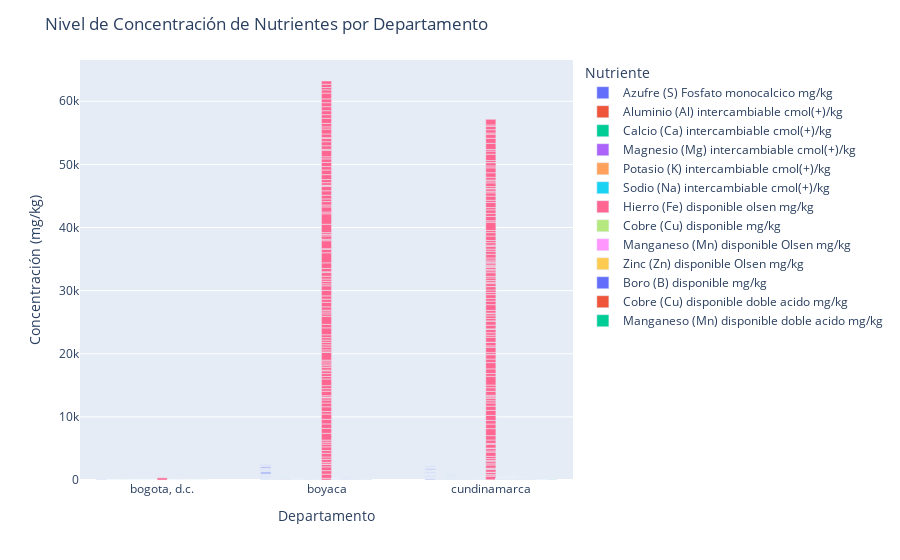

The notebook cell this image was saved under:
### Markdown cell above
### Visualizacion con herramientas interactivas

El grafico a continuación representa de forma interactiva el nivel de concentración de los distintos nuetrientes por cada departamento

### Code cell
#importar la libreria plotly = pip install plotly
import plotly.express as px

fig = px.bar(grouped_data_long, x='Departamento', y='Concentración', color='Nutriente', barmode='group')
fig.update_layout(title='Nivel de Concentración de Nutrientes por Departamento', xaxis_title='Departamento', yaxis_title='Concentración (mg/kg)',
                  hovermode='closest')
fig.show()

### Figure 1 — Plotly figure (JSON) as saved in the notebook; plotly's stock layout.template omitted (floating-point values rounded to 4 significant figures; data arrays with more than 128 entries replaced by an {"elided": "..."} marker saying what was removed)
{"data": [{"alignmentgroup": "True", "hovertemplate": "Nutriente=Azufre (S) Fosfato monocalcico mg/kg<br>Departamento=%{x}<br>Concentración=%{y}<extra></extra>", "legendgroup": "Azufre (S) Fosfato monocalcico mg/kg", "marker": {"color": "#636efa", "pattern": {"shape": ""}}, "name": "Azufre (S) Fosfato monocalcico mg/kg", "offsetgroup": "Azufre (S) Fosfato monocalcico mg/kg", "orientation": "v", "showlegend": true, "textposition": "auto", "type": "bar", "x": {"elided": "253 str values"}, "xaxis": "x", "y": {"elided": "253 float values"}, "yaxis": "y"}, {"alignmentgroup": "True", "hovertemplate": "Nutriente=Aluminio (Al) intercambiable cmol(+)/kg<br>Departamento=%{x}<br>Concentración=%{y}<extra></extra>", "legendgroup": "Aluminio (Al) intercambiable cmol(+)/kg", "marker": {"color": "#EF553B", "pattern": {"shape": ""}}, "name": "Aluminio (Al) intercambiable cmol(+)/kg", "offsetgroup": "Aluminio (Al) intercambiable cmol(+)/kg", "orientation": "v", "showlegend": true, "textposition": "auto", "type": "bar", "x": {"elided": "253 str values"}, "xaxis": "x", "y": {"elided": "253 float values"}, "yaxis": "y"}, {"alignmentgroup": "True", "hovertemplate": "Nutriente=Calcio (Ca) intercambiable cmol(+)/kg<br>Departamento=%{x}<br>Concentración=%{y}<extra></extra>", "legendgroup": "Calcio (Ca) intercambiable cmol(+)/kg", "marker": {"color": "#00cc96", "pattern": {"shape": ""}}, "name": "Calcio (Ca) intercambiable cmol(+)/kg", "offsetgroup": "Calcio (Ca) intercambiable cmol(+)/kg", "orientation": "v", "showlegend": true, "textposition": "auto", "type": "bar", "x": {"elided": "253 str values"}, "xaxis": "x", "y": {"elided": "253 float values"}, "yaxis": "y"}, {"alignmentgroup": "True", "hovertemplate": "Nutriente=Magnesio (Mg) intercambiable cmol(+)/kg<br>Departamento=%{x}<br>Concentración=%{y}<extra></extra>", "legendgroup": "Magnesio (Mg) intercambiable cmol(+)/kg", "marker": {"color": "#ab63fa", "pattern": {"shape": ""}}, "name": "Magnesio (Mg) intercambiable cmol(+)/kg", "offsetgroup": "Magnesio (Mg) intercambiable cmol(+)/kg", "orientation": "v", "showlegend": true, "textposition": "auto", "type": "bar", "x": {"elided": "253 str values"}, "xaxis": "x", "y": {"elided": "253 float values"}, "yaxis": "y"}, {"alignmentgroup": "True", "hovertemplate": "Nutriente=Potasio (K) intercambiable cmol(+)/kg<br>Departamento=%{x}<br>Concentración=%{y}<extra></extra>", "legendgroup": "Potasio (K) intercambiable cmol(+)/kg", "marker": {"color": "#FFA15A", "pattern": {"shape": ""}}, "name": "Potasio (K) intercambiable cmol(+)/kg", "offsetgroup": "Potasio (K) intercambiable cmol(+)/kg", "orientation": "v", "showlegend": true, "textposition": "auto", "type": "bar", "x": {"elided": "253 str values"}, "xaxis": "x", "y": {"elided": "253 float values"}, "yaxis": "y"}, {"alignmentgroup": "True", "hovertemplate": "Nutriente=Sodio (Na) intercambiable cmol(+)/kg<br>Departamento=%{x}<br>Concentración=%{y}<extra></extra>", "legendgroup": "Sodio (Na) intercambiable cmol(+)/kg", "marker": {"color": "#19d3f3", "pattern": {"shape": ""}}, "name": "Sodio (Na) intercambiable cmol(+)/kg", "offsetgroup": "Sodio (Na) intercambiable cmol(+)/kg", "orientation": "v", "showlegend": true, "textposition": "auto", "type": "bar", "x": {"elided": "253 str values"}, "xaxis": "x", "y": {"elided": "253 float values"}, "yaxis": "y"}, {"alignmentgroup": "True", "hovertemplate": "Nutriente=Hierro (Fe) disponible olsen mg/kg<br>Departamento=%{x}<br>Concentración=%{y}<extra></extra>", "legendgroup": "Hierro (Fe) disponible olsen mg/kg", "marker": {"color": "#FF6692", "pattern": {"shape": ""}}, "name": "Hierro (Fe) disponible olsen mg/kg", "offsetgroup": "Hierro (Fe) disponible olsen mg/kg", "orientation": "v", "showlegend": true, "textposition": "auto", "type": "bar", "x": {"elided": "253 str values"}, "xaxis": "x", "y": {"elided": "253 float values"}, "yaxis": "y"}, {"alignmentgroup": "True", "hovertemplate": "Nutriente=Cobre (Cu) disponible mg/kg<br>Departamento=%{x}<br>Concentración=%{y}<extra></extra>", "legendgroup": "Cobre (Cu) disponible mg/kg", "marker": {"color": "#B6E880", "pattern": {"shape": ""}}, "name": "Cobre (Cu) disponible mg/kg", "offsetgroup": "Cobre (Cu) disponible mg/kg", "orientation": "v", "showlegend": true, "textposition": "auto", "type": "bar", "x": {"elided": "253 str values"}, "xaxis": "x", "y": {"elided": "253 float values"}, "yaxis": "y"}, {"alignmentgroup": "True", "hovertemplate": "Nutriente=Manganeso (Mn) disponible Olsen mg/kg<br>Departamento=%{x}<br>Concentración=%{y}<extra></extra>", "legendgroup": "Manganeso (Mn) disponible Olsen mg/kg", "marker": {"color": "#FF97FF", "pattern": {"shape": ""}}, "name": "Manganeso (Mn) disponible Olsen mg/kg", "offsetgroup": "Manganeso (Mn) disponible Olsen mg/kg", "orientation": "v", "showlegend": true, "textposition": "auto", "type": "bar", "x": {"elided": "253 str values"}, "xaxis": "x", "y": {"elided": "253 float values"}, "yaxis": "y"}, {"alignmentgroup": "True", "hovertemplate": "Nutriente=Zinc (Zn) disponible Olsen mg/kg<br>Departamento=%{x}<br>Concentración=%{y}<extra></extra>", "legendgroup": "Zinc (Zn) disponible Olsen mg/kg", "marker": {"color": "#FECB52", "pattern": {"shape": ""}}, "name": "Zinc (Zn) disponible Olsen mg/kg", "offsetgroup": "Zinc (Zn) disponible Olsen mg/kg", "orientation": "v", "showlegend": true, "textposition": "auto", "type": "bar", "x": {"elided": "253 str values"}, "xaxis": "x", "y": {"elided": "253 float values"}, "yaxis": "y"}, {"alignmentgroup": "True", "hovertemplate": "Nutriente=Boro (B) disponible mg/kg<br>Departamento=%{x}<br>Concentración=%{y}<extra></extra>", "legendgroup": "Boro (B) disponible mg/kg", "marker": {"color": "#636efa", "pattern": {"shape": ""}}, "name": "Boro (B) disponible mg/kg", "offsetgroup": "Boro (B) disponible mg/kg", "orientation": "v", "showlegend": true, "textposition": "auto", "type": "bar", "x": {"elided": "253 str values"}, "xaxis": "x", "y": {"elided": "253 float values"}, "yaxis": "y"}, {"alignmentgroup": "True", "hovertemplate": "Nutriente=Cobre (Cu) disponible doble acido mg/kg<br>Departamento=%{x}<br>Concentración=%{y}<extra></extra>", "legendgroup": "Cobre (Cu) disponible doble acido mg/kg", "marker": {"color": "#EF553B", "pattern": {"shape": ""}}, "name": "Cobre (Cu) disponible doble acido mg/kg", "offsetgroup": "Cobre (Cu) disponible doble acido mg/kg", "orientation": "v", "showlegend": true, "textposition": "auto", "type": "bar", "x": {"elided": "253 str values"}, "xaxis": "x", "y": {"elided": "253 float values"}, "yaxis": "y"}, {"alignmentgroup": "True", "hovertemplate": "Nutriente=Manganeso (Mn) disponible doble acido mg/kg<br>Departamento=%{x}<br>Concentración=%{y}<extra></extra>", "legendgroup": "Manganeso (Mn) disponible doble acido mg/kg", "marker": {"color": "#00cc96", "pattern": {"shape": ""}}, "name": "Manganeso (Mn) disponible doble acido mg/kg", "offsetgroup": "Manganeso (Mn) disponible doble acido mg/kg", "orientation": "v", "showlegend": true, "textposition": "auto", "type": "bar", "x": {"elided": "253 str values"}, "xaxis": "x", "y": {"elided": "253 float values"}, "yaxis": "y"}], "layout": {"barmode": "group", "hovermode": "closest", "legend": {"title": {"text": "Nutriente"}, "tracegroupgap": 0}, "margin": {"t": 60}, "title": {"text": "Nivel de Concentración de Nutrientes por Departamento"}, "xaxis": {"anchor": "y", "domain": [0, 1], "title": {"text": "Departamento"}}, "yaxis": {"anchor": "x", "domain": [0, 1], "title": {"text": "Concentración (mg/kg)"}}}}
